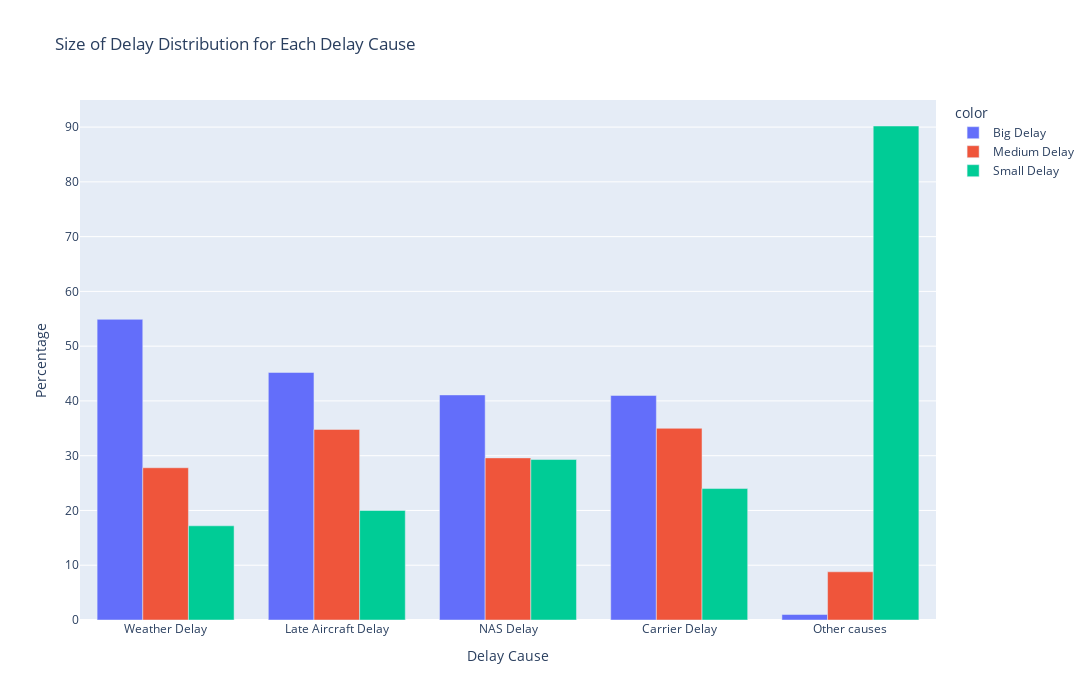

The notebook cell saved with this chart:
### Code cell
delay_size_dist = { 'Delay Cause': ['Carrier Delay', 'Weather Delay', 'NAS Delay', 'Late Aircraft Delay', 'Other causes'], \
                    'pct_big_delay': [carrier_size.BIG_CARRIER_DELAY, weather_size.BIG_WEATHER_DELAY, \
                                        nas_size.BIG_NAS_DELAY, lateaircraft_size.BIG_LATE_AIRCRAFT_DELAY, other_size.BIG_OTHER_CAUSES], \
                    'pct_med_delay': [carrier_size.MEDIUM_CARRIER_DELAY, weather_size.MEDIUM_WEATHER_DELAY, \
                                        nas_size.MEDIUM_NAS_DELAY, lateaircraft_size.MEDIUM_LATE_AIRCRAFT_DELAY, other_size.MEDIUM_OTHER_CAUSES], \
                    'pct_small_delay': [carrier_size.SMALL_CARRIER_DELAY, weather_size.SMALL_WEATHER_DELAY, \
                                        nas_size.SMALL_NAS_DELAY, lateaircraft_size.SMALL_LATE_AIRCRAFT_DELAY, other_size.SMALL_OTHER_CAUSES] }
                    
delay_size_dist_df = pd.DataFrame(delay_size_dist)
delay_size_dist_df.pct_big_delay = round(delay_size_dist_df.pct_big_delay, 3)*100
delay_size_dist_df.pct_med_delay = round(delay_size_dist_df.pct_med_delay, 3)*100
delay_size_dist_df.pct_small_delay = round(delay_size_dist_df.pct_small_delay, 3)*100


delay_size_dist_df = pd.melt(delay_size_dist_df, 
                    id_vars='Delay Cause', 
                    value_vars=list(delay_size_dist_df.columns[1:]), # list of days of the week
                    var_name='Size Delay', 
                    value_name='Percentage')

# plot

fig = px.bar(delay_size_dist_df, x="Delay Cause", 
            color=delay_size_dist_df["Size Delay"].map({"pct_big_delay":"Big Delay","pct_med_delay":"Medium Delay","pct_small_delay":"Small Delay"}),
            y='Percentage',
            title="Size of Delay Distribution for Each Delay Cause",
            barmode='group',
            height=700, width= 1100,
            category_orders={'Delay Cause': delay_size_dist_df[delay_size_dist_df['Size Delay']=='pct_big_delay'] \
                .sort_values(by='Percentage', ascending=False)["Delay Cause"]}
            )

fig.show()

fig.update_layout({
'plot_bgcolor': 'rgba(0, 0, 0, 0)',
'paper_bgcolor': 'rgba(0, 0, 0, 0)',
})
fig.write_image("images/fig3.png", scale=2)

### Figure 1 — Plotly figure (JSON) as saved in the notebook; plotly's stock layout.template omitted (floating-point values rounded to 4 significant figures)
{"data": [{"alignmentgroup": "True", "hovertemplate": "color=Big Delay<br>Delay Cause=%{x}<br>Percentage=%{y}<extra></extra>", "legendgroup": "Big Delay", "marker": {"color": "#636efa", "pattern": {"shape": ""}}, "name": "Big Delay", "offsetgroup": "Big Delay", "orientation": "v", "showlegend": true, "textposition": "auto", "type": "bar", "x": ["Carrier Delay", "Weather Delay", "NAS Delay", "Late Aircraft Delay", "Other causes"], "xaxis": "x", "y": [41, 54.9, 41.1, 45.2, 1], "yaxis": "y"}, {"alignmentgroup": "True", "hovertemplate": "color=Medium Delay<br>Delay Cause=%{x}<br>Percentage=%{y}<extra></extra>", "legendgroup": "Medium Delay", "marker": {"color": "#EF553B", "pattern": {"shape": ""}}, "name": "Medium Delay", "offsetgroup": "Medium Delay", "orientation": "v", "showlegend": true, "textposition": "auto", "type": "bar", "x": ["Carrier Delay", "Weather Delay", "NAS Delay", "Late Aircraft Delay", "Other causes"], "xaxis": "x", "y": [35, 27.8, 29.6, 34.8, 8.8], "yaxis": "y"}, {"alignmentgroup": "True", "hovertemplate": "color=Small Delay<br>Delay Cause=%{x}<br>Percentage=%{y}<extra></extra>", "legendgroup": "Small Delay", "marker": {"color": "#00cc96", "pattern": {"shape": ""}}, "name": "Small Delay", "offsetgroup": "Small Delay", "orientation": "v", "showlegend": true, "textposition": "auto", "type": "bar", "x": ["Carrier Delay", "Weather Delay", "NAS Delay", "Late Aircraft Delay", "Other causes"], "xaxis": "x", "y": [24, 17.2, 29.3, 20, 90.2], "yaxis": "y"}], "layout": {"barmode": "group", "height": 700, "legend": {"title": {"text": "color"}, "tracegroupgap": 0}, "title": {"text": "Size of Delay Distribution for Each Delay Cause"}, "width": 1100, "xaxis": {"anchor": "y", "categoryarray": ["Weather Delay", "Late Aircraft Delay", "NAS Delay", "Carrier Delay", "Other causes"], "categoryorder": "array", "domain": [0, 1], "title": {"text": "Delay Cause"}}, "yaxis": {"anchor": "x", "domain": [0, 1], "title": {"text": "Percentage"}}}}
